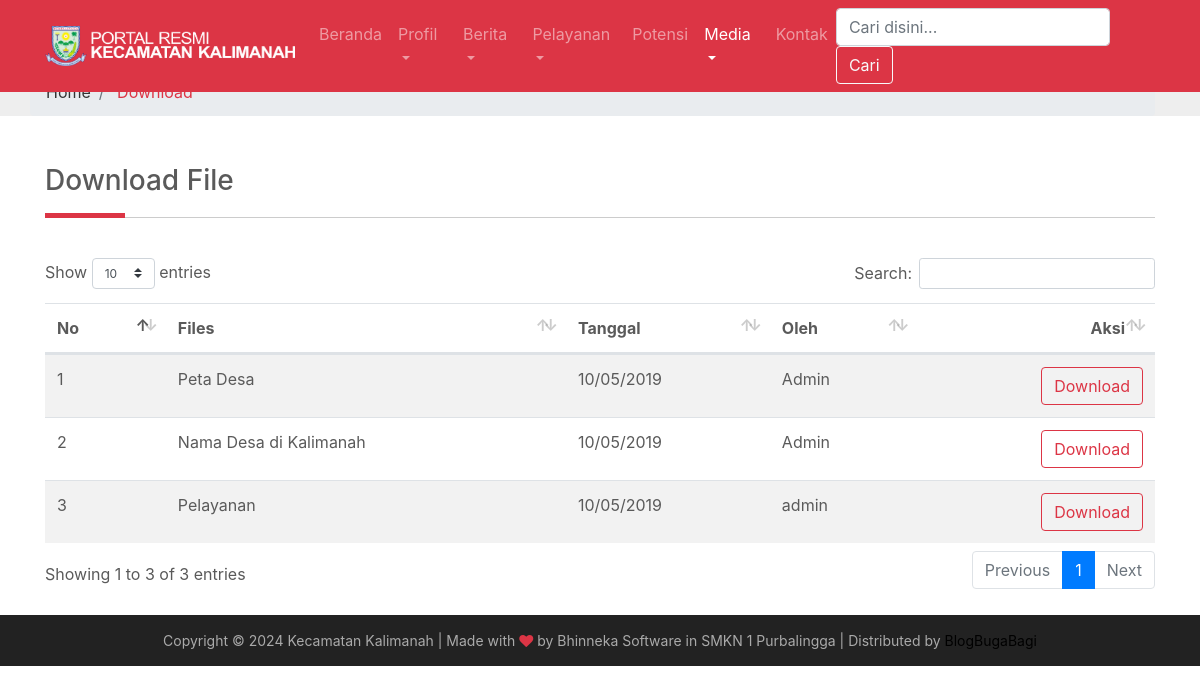
Page /index.php/download on the committed database.
### tables this page shows
CREATE TABLE `tb_identitas` (
  `id` int(11) NOT NULL,
  `favicon` varchar(255) NOT NULL,
  `brand` varchar(255) NOT NULL,
  `email` varchar(80) NOT NULL,
  `alamat` varchar(255) NOT NULL,
  `telepon` varchar(13) NOT NULL,
  `maps` text
);

CREATE TABLE `tb_files` (
  `id` int(11) NOT NULL,
  `judul` varchar(120) NOT NULL,
  `deskripsi` varchar(200) NOT NULL,
  `tanggal` timestamp NOT NULL DEFAULT CURRENT_TIMESTAMP ON UPDATE CURRENT_TIMESTAMP,
  `oleh` varchar(40) DEFAULT NULL,
  `download` int(11) DEFAULT NULL,
  `data` varchar(255) DEFAULT NULL
);

### application/controllers/Download.php (called while the page is built, shortened)
<?php
class Download extends CI_Controller {
	function __construct() {
		$this->load->model('m_files');
		$this->load->helper('download');
		$this->load->model('m_pengunjung');
		$this->load->model('m_instagram');
		$this->load->model('m_identitas');
	}
	function index() {
		$x['data'] = $this->m_files->get_all_files();
		$x['ig'] = $this->m_instagram->get_all_instagram();
		$x['iden'] = $this->m_identitas->get_all_identitas();
		$this->load->view('download', $x);
	}
}

### index.php (called while the page is built, shortened)
<?php
require_once BASEPATH . 'core/CodeIgniter.php';

### application/models/M_identitas.php (called while the page is built, shortened)
<?php
class M_identitas extends CI_Model {
	function get_all_identitas() {
		$hsl = $this->db->get_where('tb_identitas', array('id' => '1'));
		return $hsl;
	}
}

### application/models/M_files.php (called while the page is built, shortened)
<?php
class M_files extends CI_Model {
	function get_all_files() {
		$hsl = $this->db->query("SELECT id,judul,deskripsi,DATE_FORMAT(tanggal,'%d/%m/%Y') AS tanggal,oleh,download,data FROM tb_files ORDER BY id DESC");
		return $hsl;
	}
}

### application/views/download.php (the view, shortened to what this page needs)
<?php $this->load->view('template/header');
$this->load->view('template/menu')?>
<div class="marketing">
  <div class="container">
    <h3 class="p-title">Download File<span style="color:#DC3545;"></span></h3>
<div class="row">
            <div class="col-md-12">
              <div class="table-responsive">
                <table class="table table-striped" id="display">
                  <thead>
                    <tr>
                      <th>No</th>
                      <th>Files</th>
                      <th>Tanggal</th>
                      <th>Oleh</th>
                      <th style="text-align:right;">Aksi</th>
                    </tr>
                  </thead>
                  <tbody>
                    <?php
$no = 1;
foreach ($data->result() as $row):
?>
                    <tr>
                      <td><?php echo $no++; ?></td>
                      <td><?php echo $row->judul; ?></td>
                      <td><?php echo $row->tanggal; ?></td>
                      <td><?php echo $row->oleh; ?></td>
                      <td style="text-align:right;"><a href="<?php echo site_url('download/get_file/' . $row->id); ?>" class="btn btn-outline-danger">Download</a></td>
                    </tr>
                  <?php endforeach;?>
                  </tbody>
                </table>
              </div>
            </div>
          </div>
  </div>
</div>
<br>

### application/views/template/menu.php (shortened to what this page needs)
<?php $iden = $iden->row_array()?>
<header>
  <nav class="navbar navbar-expand-xl navbar-dark fixed-top bg-danger">
    <div class="container">
      <a class="navbar-brand" href="<?php echo site_url() ?>">
        <img src="<?php echo base_url() . 'assetss/favicon/' . $iden['brand'] ?>" width="250" height="40" alt="">
      </a>
      <div class="collapse navbar-collapse" id="navbarCollapse">
        <ul class="navbar-nav mr-auto">
          <li <?php echo (($this->uri->segment(1) == "beranda" || $this->uri->segment(1) == "") ? 'class="nav-item active"' : 'class="nav-item"') ?>>
            <a class="nav-link" href="<?php echo base_url() . 'beranda'; ?>">Beranda<span class="sr-only">(current)</span></a>
          </li>
          <li class="nav-item dropdown <?php if ($this->uri->segment(1) == "sambutan" || $this->uri->segment(1) == "strukturorganisasi" || $this->uri->segment(1) == "visimisi" || $this->uri->segment(1) == "profilpegawai" || $this->uri->segment(1) == "desa") {
	echo 'active'
	;
}
?>">
         <a class="nav-link dropdown-toggle" href="#" id="navbarDropdown" role="button" data-toggle="dropdown" aria-haspopup="true" aria-expanded="false">
          Profil
        </a>
      </li>
      <li class="nav-item dropdown  <?php if ($this->uri->segment(1) == "berita" || $this->uri->segment(1) == "agenda" || $this->uri->segment(1) == "pengumuman") {
	echo 'active';}?>">
       <a class="nav-link dropdown-toggle" href="#" id="navbarDropdown" role="button" data-toggle="dropdown" aria-haspopup="true" aria-expanded="false">
        Berita
      </a>
    </li>
    <li class="nav-item dropdown  <?php if ($this->uri->segment(1) == "alurpelayanan" || $this->uri->segment(1) == "denahpelayanan" || $this->uri->segment(1) == "jenispelayanan") {
	echo 'active';}?>">
     <a class="nav-link dropdown-toggle" href="#" id="navbarDropdown" role="button" data-toggle="dropdown" aria-haspopup="true" aria-expanded="false">
      Pelayanan
    </a>
  </li>
  <li <?php echo (($this->uri->segment(1) == "potensi") ? 'class="nav-item active"' : 'class="nav-item "') ?>>
    <li <?php echo (($this->uri->segment(1) == "potensi") ? 'class="nav-item active"' : 'class="nav-item "') ?>>
      <a class="nav-link" href="<?php echo base_url() . 'potensi'; ?>">Potensi</a>
    </li>
    <li class="nav-item dropdown <?php if ($this->uri->segment(1) == "media" || $this->uri->segment(1) == "download") {
	echo 'active';}?>">
     <a class="nav-link dropdown-toggle" href="#" id="navbarDropdown" role="button" data-toggle="dropdown" aria-haspopup="true" aria-expanded="false">
      Media
    </a>
  </li>
  <li <?php echo (($this->uri->segment(1) == "kontak") ? 'class="nav-item active"' : 'class="nav-item "') ?>>
    <a class="nav-link" href="<?php echo base_url() . 'kontak'; ?>">Kontak</a>
  </li>
</ul>
<form class="form-inline mt-2 mt-md-0"  action="<?php echo site_url('berita/search'); ?>" method="get" >
  <input class="form-control mr-sm-2" type="text" placeholder="Cari disini..." aria-label="Search" name="keyword">
  <button class="btn btn-outline-light my-2 my-sm-0" type="submit">Cari</button>
</form>
</div>
</div>
</nav>
</header>

### assetss/css/carousel.css (style rules this page uses)
body { padding-top: 3rem; color: #5a5a5a; }

### assetss/css/style.css (style rules this page uses)
html, body { height: 100%; }
a { color:#000000; }
.p-title { position: relative; padding-bottom: 20px; margin-bottom: 40px; }
.p-title:after { content:''; position: absolute; bottom: 0; left: 0; width: 100%; height: 1px; background: #ccc; }
.p-title:before { content:''; position: absolute; bottom: 0; left: 0; width: 80px; height: 5px; background: #DC3545; z-index: 1 !important; }

### rows in the picture
tb_identitas: brand (picture)
tb_files: judul "Peta Desa", tanggal "10/05/2019", oleh "Admin"
tb_files: judul "Nama Desa di Kalimanah", tanggal "10/05/2019", oleh "Admin"
tb_files: judul "Pelayanan", tanggal "10/05/2019", oleh "admin"

### other values in the picture
$segment "Download"
